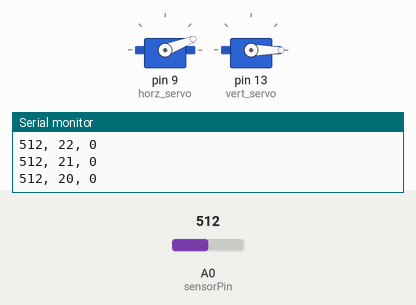
Bench run of a sketch on a simulated Arduino Uno, built with avr-gcc and run on an emulated ATmega328P. Parts: 2 × servo, the last lines printed to the serial monitor. The inputs (shaded band) are chosen by the test bench; at power-on: A0 (sensorPin) = 512.

Above: at 0.82 s.
1.3 s: A0 (sensorPin) set to 716
At 1.62 s:
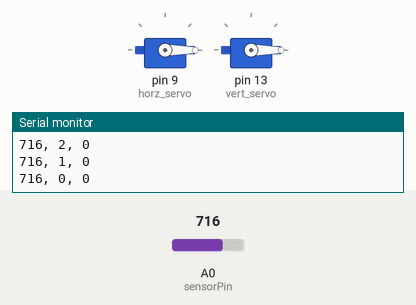
4.3 s: A0 (sensorPin) set to 900
At 16.59 s:
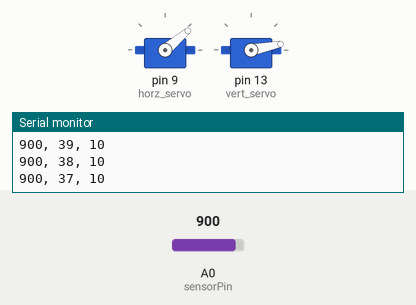
Timing chart, 0 to 31.1 s (numbered marks = the images above; inputs shaded):
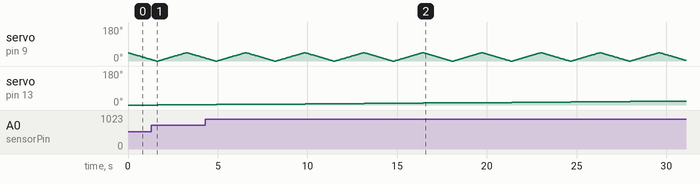

The sketch:

Sweep.ino
```cpp
#include <Servo.h>

int sensorPin = A0;  // select the input pin for the IR sensor
int sensorValue = 0;  // variable to store the value coming from the sensor

// create servo objects to control the servos
Servo horz_servo;
Servo vert_servo;

// variables to store the servo positions
int h_pos = 0;
int v_pos = 0;

// How wide the servos should rotate
byte h_degrees = 45;
byte v_degrees = 45;

// The number of steps the servos take per sweep.
byte h_points = 40;
byte v_points = 40;

// How many degrees each step should be
float h_step_width = (float) h_degrees / h_points;
float v_step_width = (float) v_degrees / v_points;

// How long each step should take.
byte h_delay = 40;
byte v_delay = 40;

// How many times we should read the IR sensor at each step. The higher this
// number, the more accurate the result. This could potentially slow the scan
// however.
byte data_read_num = 5;

// variable to store the current time
unsigned long time;

void setup()
{
  horz_servo.attach(9);  // attaches the servo on pin 9 to the servo object
  vert_servo.attach(13);  // attaches the servo on pin 13 to the servo object
  Serial.begin(9600);
}

// going_down is 1 on way down, 0 on way up. This function sweeps the
// horizantal servo
void horz_sweep(byte j, byte going_down)
{

  if (j % 2 == going_down)
  {
    for (int i = 0; i < h_points; i += 1)
    {
      time = millis();  // register current time
      h_pos = i * h_step_width;  // set servo to new position
      horz_servo.write(h_pos);
      delay(h_delay / 2);  // sleep for half of the wait time to give the servo
      // time to move before we read in the data

      // probe the sensor multiple times and average the results
      int temp_Value = 0;
      for (byte k = 0; k < data_read_num; k += 1)
        temp_Value += analogRead(sensorPin);
      sensorValue = temp_Value / data_read_num;
      // print to the serial and sleep the remaining time
      Serial.println(String(sensorValue) + ", " + String(i) + ", " +
                     String(j));
      delay(h_delay - (millis() - time));
    }
  }

  else
  {
    // If i is a byte here, the servo does strange things. We do not know why
    // yet
    for (int i = h_points - 1; i >= 0; i -= 1)
    {
      time = millis();
      h_pos = i * h_step_width;
      horz_servo.write(h_pos);
      delay(h_delay / 2);

      // probe the sensor multiple times and average the results
      int temp_Value = 0;
      for (byte k = 0; k < data_read_num; k += 1)
        temp_Value += analogRead(sensorPin);
      sensorValue = temp_Value / data_read_num;
      // print to the serial and sleep the remaining time
      Serial.println(String(sensorValue) + ", " + String(i) + ", " +
                     String(j));
      delay(h_delay - (millis() - time));
    }
  }
}

// this function sweeps the vertical servo down then up, while sweeping the
// horizantal servo at each step
void vert_sweep()
{
  for (int j = 0; j < v_points; j += 1)
  {
    v_pos = j * v_step_width;  // set servo to new position
    vert_servo.write(v_pos);
    horz_sweep(j, 1);  // sweep the horizantal servo
    delay(v_delay);
  }

  for (int j = v_points - 1; j >= 0; j -= 1)
  {
    v_pos = j * v_step_width;  // set servo to new position
    vert_servo.write(v_pos);
    horz_sweep(j, 0);  // sweep the horizantal servo
    delay(v_delay);
  }
}

void loop()
{
  vert_sweep();
}
```
